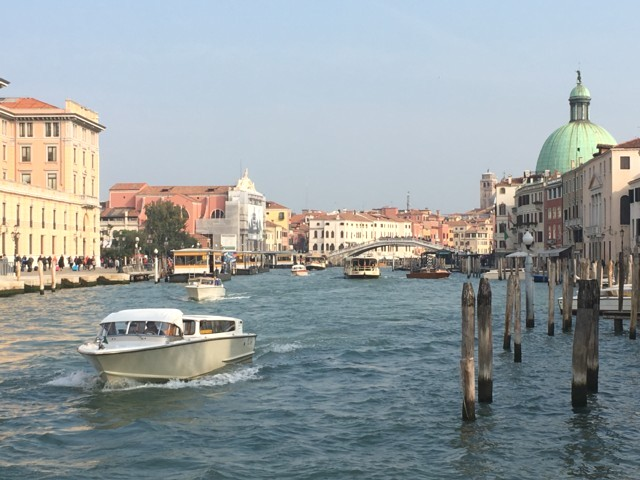
//> input picture image/imageA.jpg, 640 x 480 px
$ ./ex18-colorSim   (built with g++ and OpenCV 4)
//> lines starting //> are read from the running program, lines starting //| are printed output that depends on the picture; after the words box and inside, x2 and y2 are one past the last pixel; in counts of white or black regions, pixels touching at a corner belong together
// c: ヒストグラム表示

#include <opencv2/opencv.hpp>
#include <iostream>
#include <string>

using namespace std;
using namespace cv;

cv::Mat input;	 //入力画像
cv::Mat imageLine; //枠線記憶用画像
cv::Mat imageTmp;  //マウス入力用表示画像
cv::Mat mask;	  //マスク画像
cv::Mat c;	//枠線
cv::Mat outImg;
cv::Mat outImg2;
cv::Mat pers_mat;  // 射影変換用3x3行列

cv::Point startp;		//矩形の始点
cv::Point secondp;		//矩形の第2点
cv::Point thirdp;		//矩形の第3点
cv::Point endp;			//矩形の終点

cv::Point startp_dash;		//2つ目の矩形の始点
cv::Point secondp_dash;		//2つ目矩形の第2点
cv::Point thirdp_dash;		//2つ目矩形の第3点
cv::Point endp_dash;	    //2つ目矩形の終点
int rect = 0;
int p_count = 0;
cv::Scalar line_color1 = cv::Scalar(0, 250, 0);  // 線の色
cv::Scalar line_color2 = cv::Scalar(0, 0, 250);  // 線の色

void onMouseClicks(int event, int x, int y, int flag, void* param) {
	using namespace cv;
	// Mat* mat = static_cast<Mat*>(param);	// Mat画像のポインタ受け取り
	// Mat c = mat->clone(); //元画像をクローン
	Mat *images = static_cast<Mat*>(param);	// Mat画像のポインタ受け取り
	Mat image = (*images).clone(); //元画像をクローン
	//画像の表示
	switch (event)
	{
		case cv::MouseEventTypes::EVENT_LBUTTONDOWN:	//左ボタンが押されたら
		if (p_count == 0){
			cout << "始点：(" << x << " , " << y << ")" << endl;
            startp.x = x;
			startp.y = y;
			p_count++;
			break;
		}
		else if (p_count == 1){
			cout << "第2点：(" << x << " , " << y << ")" << endl;
			secondp.x = x;
			secondp.y = y;
			p_count++;
			break;
		}
		else if (p_count == 2){
			cout << "第3点：(" << x << " , " << y << ")" << endl;
			thirdp.x = x;
			thirdp.y = y;
			p_count++;
			break;
		}
		else if (p_count == 3){
			cout << "終点：(" << x << " , " << y << ")" << endl;
			endp.x = x;
			endp.y = y;
			p_count++;
			break;
		}
		else if (p_count == 4){
			cout << "始点：(" << x << " , " << y << ")" << endl;
            startp_dash.x = x;
			startp_dash.y = y;
			p_count++;
			break;
		}
		else if (p_count == 5){
			cout << "第2点：(" << x << " , " << y << ")" << endl;
			secondp_dash.x = x;
			secondp_dash.y = y;
			p_count++;
			break;
		}
		else if (p_count == 6){
			cout << "第3点：(" << x << " , " << y << ")" << endl;
			thirdp_dash.x = x;
			thirdp_dash.y = y;
			p_count++;
			break;
		}
		else if (p_count == 7){
            //rect = 1; // 4点クリック完了
			cout << "終点：(" << x << " , " << y << ")" << endl;
			endp_dash.x = x;
			endp_dash.y = y;
			p_count++;
			break;
		}
		case cv::MouseEventTypes::EVENT_MOUSEMOVE:
		c.copyTo(imageLine);
		if (p_count == 1){
			line(imageLine, startp, Point(x, y), line_color1, 1); //1→mouse直線描画
            imshow("mouse input window", imageLine);
		}
		else if (p_count == 2){
			line(imageLine, startp, secondp, line_color1, 1); //1→mouse直線描画
			line(imageLine, secondp, Point(x, y), line_color1, 1); //2→mouse直線描画
            imshow("mouse input window", imageLine);
		}
		else if (p_count == 3){
			line(imageLine, startp, secondp, line_color1, 1); //1→mouse直線描画
			line(imageLine, secondp, thirdp, line_color1, 1); //2→mouse直線描画
			line(imageLine, thirdp, Point(x, y), line_color1, 1); //3→mouse直線描画
            imshow("mouse input window", imageLine);
		}
		else if (p_count == 5){
			line(imageLine, startp, secondp, line_color1, 1);
			line(imageLine, secondp, thirdp, line_color1, 1);
			line(imageLine, thirdp, endp, line_color1, 1);
			line(imageLine, endp, startp, line_color1, 1);

			line(imageLine, startp_dash, Point(x, y), line_color2, 1); //1→mouse直線描画
            imshow("mouse input window", imageLine);
		}
		else if (p_count == 6){
			line(imageLine, startp, secondp, line_color1, 1);
			line(imageLine, secondp, thirdp, line_color1, 1);
			line(imageLine, thirdp, endp, line_color1, 1);
			line(imageLine, endp, startp, line_color1, 1);

			line(imageLine, startp_dash, secondp_dash, line_color2, 1); //1→mouse直線描画
			line(imageLine, secondp_dash, Point(x, y), line_color2, 1); //2→mouse直線描画
            imshow("mouse input window", imageLine);
		}
		else if (p_count == 7){
			line(imageLine, startp, secondp, line_color1, 1);
			line(imageLine, secondp, thirdp, line_color1, 1);
			line(imageLine, thirdp, endp, line_color1, 1);
			line(imageLine, endp, startp, line_color1, 1);

			line(imageLine, startp_dash, secondp_dash, line_color2, 1); //1→mouse直線描画
			line(imageLine, secondp_dash, thirdp_dash, line_color2, 1); //2→mouse直線描画
			line(imageLine, thirdp_dash, Point(x, y), line_color2, 1); //3→mouse直線描画
            imshow("mouse input window", imageLine);
		}
		break;
		case cv::MouseEventTypes::EVENT_LBUTTONUP:
		if (p_count == 1){
			secondp.x = x;
			secondp.y = y;
			line(c, startp, secondp, line_color1, 1); //直線描画
			imshow("mouse input window", c);
		}
        else if (p_count == 2){
			thirdp.x = x;
			thirdp.y = y;
			line(c, startp, secondp, line_color1, 1); //直線描画
			line(c, secondp, thirdp, line_color1, 1); //直線描画
			imshow("mouse input window", c);
		}
        else if (p_count == 3){
			endp.x = x;
			endp.y = y;
			line(c, startp, secondp, line_color1, 1); //直線描画
			line(c, secondp, thirdp, line_color1, 1); //直線描画
			line(c, thirdp, endp, line_color1, 1); //直線描画
			imshow("mouse input window", c);
		}
        else if (p_count == 4){
			line(c, startp, secondp, line_color1, 1); //直線描画
			line(c, secondp, thirdp, line_color1, 1); //直線描画
			line(c, thirdp, endp, line_color1, 1); //直線描画
			line(c, endp, startp, line_color1, 1); //直線描画
			imshow("mouse input window", c);
		}
		else if (p_count == 5){
			line(c, startp, secondp, line_color1, 1); //直線描画
			line(c, secondp, thirdp, line_color1, 1); //直線描画
			line(c, thirdp, endp, line_color1, 1); //直線描画
			line(c, endp, startp, line_color1, 1); //直線描画

			secondp_dash.x = x;
			secondp_dash.y = y;
			line(c, startp_dash, secondp_dash, line_color2, 1); //直線描画
			imshow("mouse input window", c);
		}
        else if (p_count == 6){
			line(c, startp, secondp, line_color1, 1); //直線描画
			line(c, secondp, thirdp, line_color1, 1); //直線描画
			line(c, thirdp, endp, line_color1, 1); //直線描画
			line(c, endp, startp, line_color1, 1); //直線描画

			thirdp_dash.x = x;
			thirdp_dash.y = y;
			line(c, startp_dash, secondp_dash, line_color2, 1); //直線描画
			line(c, secondp_dash, thirdp_dash, line_color2, 1); //直線描画
			imshow("mouse input window", c);
		}
        else if (p_count == 7){
			line(c, startp, secondp, line_color1, 1); //直線描画
			line(c, secondp, thirdp, line_color1, 1); //直線描画
			line(c, thirdp, endp, line_color1, 1); //直線描画
			line(c, endp, startp, line_color1, 1); //直線描画

			endp_dash.x = x;
			endp_dash.y = y;
			line(c, startp_dash, secondp_dash, line_color2, 1); //直線描画
			line(c, secondp_dash, thirdp_dash, line_color2, 1); //直線描画
			line(c, thirdp_dash, endp_dash, line_color2, 1); //直線描画
			imshow("mouse input window", c);
		}
        else if (p_count == 8){
			line(c, startp, secondp, line_color1, 1); //直線描画
			line(c, secondp, thirdp, line_color1, 1); //直線描画
			line(c, thirdp, endp, line_color1, 1); //直線描画
			line(c, endp, startp, line_color1, 1); //直線描画

			line(c, startp_dash, secondp_dash, line_color2, 1); //直線描画
			line(c, secondp_dash, thirdp_dash, line_color2, 1); //直線描画
			line(c, thirdp_dash, endp_dash, line_color2, 1); //直線描画
			line(c, endp_dash, startp_dash, line_color2, 1); //直線描画
			imshow("mouse input window", c);
			p_count = 0;
			rect = 1;
		}
	}
}

//棒グラフの表示
// [48 lines left out: functions barGraph, calcHistgram, not called in this run]

//ヒストグラムを描画
void colorSim(char **args)
{
    Mat hsv;
    Mat matArray[3];
    Mat hsv2;
    Mat matArray2[3];
	input = cv::imread(args[1]);
//> input is the input picture: 480 rows x 640 cols, CV_8UC3; mean B, G, R 159.9, 158.2, 150.5
	if (input.empty()){
		cout << "画像読み込み失敗" << endl;
		return;
	}
    int binWidth = atoi(args[2]);
//> binWidth = 10
    int width = atoi(args[3]);
//> width = 400
    int height = atoi(args[4]);
//> height = 300
    Mat hist;
    Mat hist2;

	//マウス入力用画像
	c = input.clone();
	imageTmp = input.clone();
	imageLine = input.clone();

	//ウィンドウ作成
	cv::namedWindow("mouse input window");

	//マウスイベントが発生した時のコールバック関数を登録
	cv::setMouseCallback("mouse input window", onMouseClicks, (void*)&imageLine);

	//画像の表示
	cv::imshow("mouse input window", imageLine);//インプットした画像の表示

	//「q」が押されたら終了
	while (true)
	{
		//画像の表示
		cv::imshow("mouse input window", imageLine);
		switch (cv::waitKey(33))
//> the left mouse button is pressed at (160, 120)
//> the mouse is dragged to (320, 240)
//> the mouse is dragged to (480, 360)
//> call 3 of onMouseClicks, with event = 0, x = 480, y = 360, flag = 1
//> in onMouseClicks (call 3), `line(imageLine, startp, Point(x, y), line_color1, 1);`:
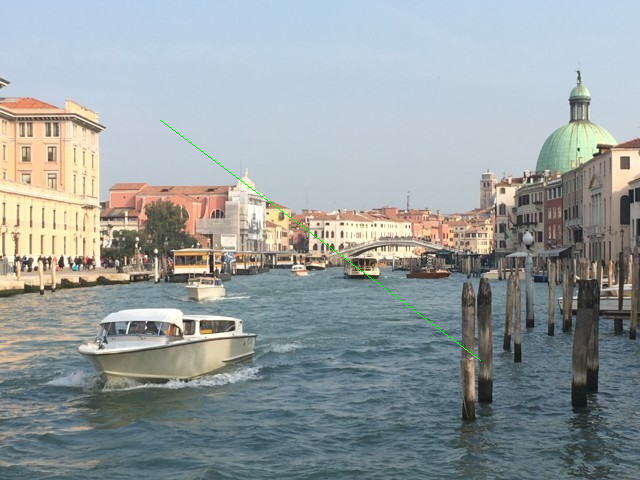
//> imageLine: 480 rows x 640 cols, CV_8UC3; mean B, G, R 159.7, 158.3, 150.3
//> the button is released at (480, 360)
//> the 'q' key is pressed
		{
			case 'c':
			if (rect == 1) // 4点クリックが終わっていたならば
			{
                //棒グラフ幅(default=6)
                //hueの取り出し
                vector<int> histVector((int)(180/binWidth));    //度数表宣言
                vector<int> histVector2((int)(180/binWidth));   //度数表宣言
                cvtColor(outImg, hsv, ColorConversionCodes::COLOR_BGR2HSV); //RGB -> HSV
                split(hsv, matArray);
                calcHistgram(matArray[0], histVector);  //hueの度数表作成
                //棒グラフウィンドウ
                hist.create(cv::Size(width, height), CV_8UC3);	// カラー画像生成
                hist = Scalar::all(255);
                barGraph(hist, histVector);
                cv::imshow("Input", input);
                cv::imshow("Hue", matArray[0]);
                cv::imshow("Histgram1", hist);

				//hueの取り出し
                cvtColor(outImg2, hsv2, ColorConversionCodes::COLOR_BGR2HSV); //RGB -> HSV
                split(hsv2, matArray2);
                calcHistgram(matArray2[0], histVector2);  //hueの度数表作成
                //棒グラフウィンドウ
                hist2.create(cv::Size(width, height), CV_8UC3);	// カラー画像生成
                hist = Scalar::all(255);
                barGraph(hist2, histVector2);
                cv::imshow("Hue", matArray2[0]);
                cv::imshow("Histgram2", hist2);
	            cv::waitKey();						    //入力があるまで待機
            }
			break;
	        case 'q':
	            return;
	    }
    }
}

int main(int argc, char* argv[])
{
                                //入力画像、bin幅、width,height
	char *args[5] = {argv[0], "../image/imageA.jpg", "10", "400", "300"};	//default画像
	if (argc >= 2)
		args[1] = argv[1]; // 画像
	if (argc >= 3)
		args[2] = argv[2]; // bin
    if (argc >= 4)
		args[3] = argv[3]; // width
	if (argc >= 5)
		args[4] = argv[4]; // height

	colorSim(args);
	return 0;
}

$ run again, with image/C (2019_12_15 16_13_59 UTC).jpg copied over image/imageA.jpg
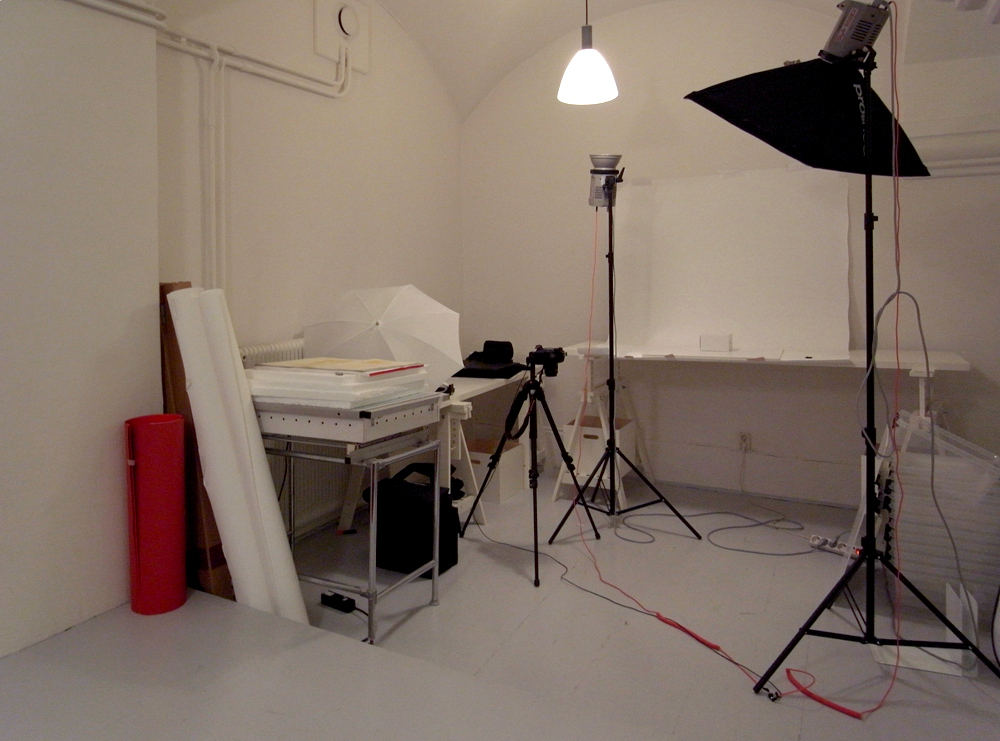
//> input picture image/C (2019_12_15 16_13_59 UTC).jpg, 1000 x 741 px
//> in colorSim, input is the input picture: 741 rows x 1000 cols, CV_8UC3; mean B, G, R 102.5, 113.8, 129.8
//> binWidth = 10
//> width = 400
//> height = 300
//> imageLine: 741 rows x 1000 cols, CV_8UC3; 251 pixels changed, all inside (x1, y1, x2, y2) = (250, 185, 501, 371)
//> in onMouseClicks (call 3), `line(imageLine, startp, Point(x, y), line_color1, 1);`:
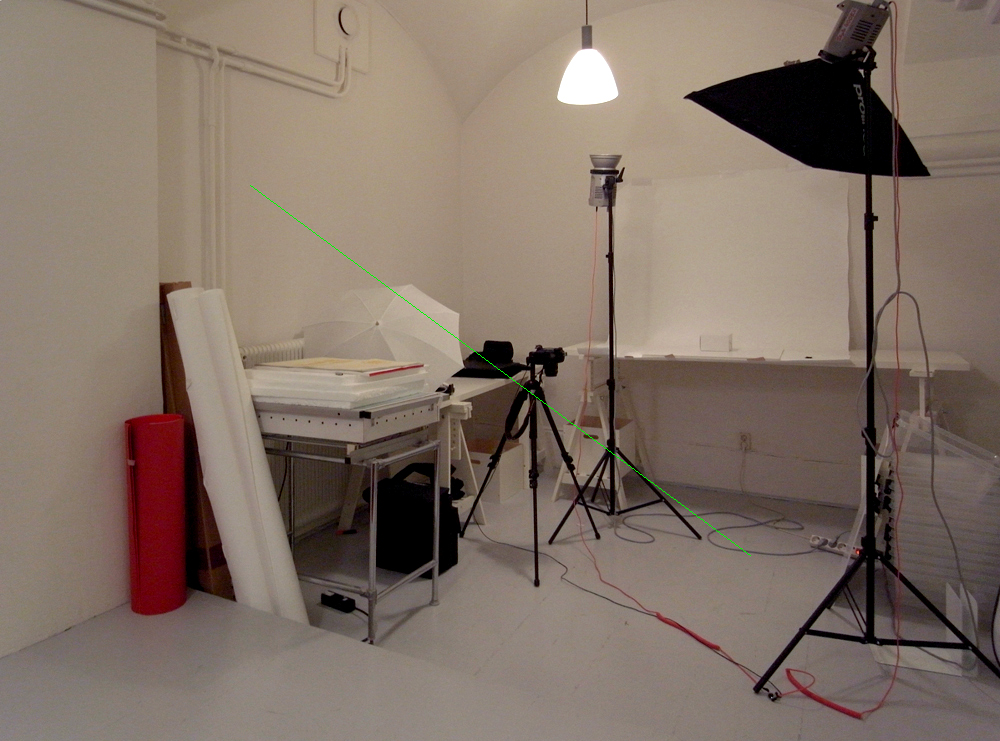
//> imageLine: 741 rows x 1000 cols, CV_8UC3; 0.07% of pixels changed, all inside (x1, y1, x2, y2) = (250, 185, 751, 556)
